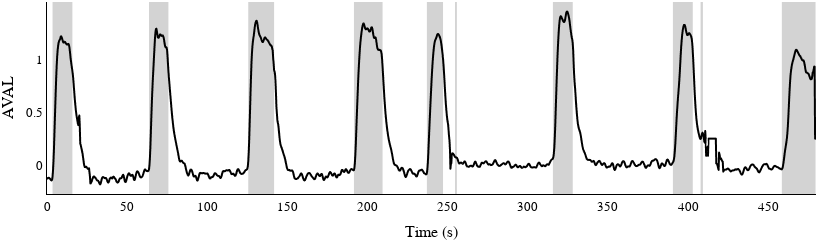

This figure's notebook cell:
### Code cell
# Additional options for making it prettier
neuron_to_plot = 'AVAL'
fig = px.line(df_traces, y=neuron_to_plot, color_discrete_sequence=['black'])

project_data_gcamp.use_physical_time = True
xlabel = project_data_gcamp.x_label_for_plots

fig.update_xaxes(title_text=xlabel)
project_data_gcamp.shade_axis_using_behavior(plotly_fig=fig)
apply_figure_settings(fig, height_factor=0.2)
fig.show()

### Figure 1 — Plotly figure (JSON) as saved in the notebook; plotly's stock layout.template omitted (floating-point values rounded to 4 significant figures; data arrays with more than 128 entries replaced by an {"elided": "..."} marker saying what was removed)
{"data": [{"hovertemplate": "index=%{x}<br>AVAL=%{y}<extra></extra>", "legendgroup": "", "line": {"color": "black", "dash": "solid"}, "marker": {"symbol": "circle"}, "mode": "lines", "name": "", "showlegend": false, "type": "scattergl", "x": {"elided": "1667 float values"}, "xaxis": "x", "y": {"elided": "1667 float values"}, "yaxis": "y"}], "layout": {"autosize": false, "font": {"color": "black", "family": "arial", "size": 13.33}, "height": 211, "legend": {"tracegroupgap": 0}, "margin": {"b": 0, "l": 0, "r": 0, "t": 0}, "paper_bgcolor": "rgba(0, 0, 0, 0)", "plot_bgcolor": "rgba(0, 0, 0, 0)", "shapes": [{"fillcolor": "lightgray", "layer": "below", "line": {"width": 0}, "type": "rect", "x0": 3.456, "x1": 15.84, "y0": 0, "y1": 1, "yref": "paper"}, {"fillcolor": "lightgray", "layer": "below", "line": {"width": 0}, "type": "rect", "x0": 63.65, "x1": 75.74, "y0": 0, "y1": 1, "yref": "paper"}, {"fillcolor": "lightgray", "layer": "below", "line": {"width": 0}, "type": "rect", "x0": 125.6, "x1": 141.7, "y0": 0, "y1": 1, "yref": "paper"}, {"fillcolor": "lightgray", "layer": "below", "line": {"width": 0}, "type": "rect", "x0": 191.5, "x1": 209.4, "y0": 0, "y1": 1, "yref": "paper"}, {"fillcolor": "lightgray", "layer": "below", "line": {"width": 0}, "type": "rect", "x0": 237.0, "x1": 247.1, "y0": 0, "y1": 1, "yref": "paper"}, {"fillcolor": "lightgray", "layer": "below", "line": {"width": 0}, "type": "rect", "x0": 254.6, "x1": 255.7, "y0": 0, "y1": 1, "yref": "paper"}, {"fillcolor": "lightgray", "layer": "below", "line": {"width": 0}, "type": "rect", "x0": 315.6, "x1": 328.0, "y0": 0, "y1": 1, "yref": "paper"}, {"fillcolor": "lightgray", "layer": "below", "line": {"width": 0}, "type": "rect", "x0": 390.5, "x1": 402.9, "y0": 0, "y1": 1, "yref": "paper"}, {"fillcolor": "lightgray", "layer": "below", "line": {"width": 0}, "type": "rect", "x0": 407.8, "x1": 409.2, "y0": 0, "y1": 1, "yref": "paper"}, {"fillcolor": "lightgray", "layer": "below", "line": {"width": 0}, "type": "rect", "x0": 458.5, "x1": 479.5, "y0": 0, "y1": 1, "yref": "paper"}], "title": {"font": {"color": "black", "family": "arial", "size": 13.33}}, "width": 816, "xaxis": {"anchor": "y", "autorange": true, "domain": [0, 1], "linecolor": "black", "linewidth": 1, "range": [0, 479.8], "showgrid": false, "showline": true, "title": {"text": "Time (s)"}, "type": "linear", "zeroline": false}, "yaxis": {"anchor": "x", "autorange": true, "domain": [0, 1], "linecolor": "black", "linewidth": 1, "range": [-0.2694, 1.535], "showgrid": false, "showline": true, "title": {"text": "AVAL"}, "type": "linear", "zeroline": false}}}
